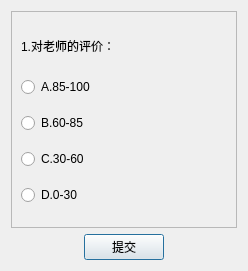
<?xml version="1.0" encoding="UTF-8"?>
<ui version="4.0">
 <class>Evalute</class>
 <widget class="QDialog" name="Evalute">
  <property name="geometry">
   <rect>
    <x>0</x>
    <y>0</y>
    <width>248</width>
    <height>271</height>
   </rect>
  </property>
  <property name="windowTitle">
   <string>Dialog</string>
  </property>
  <property name="modal">
   <bool>true</bool>
  </property>
  <layout class="QGridLayout" name="gridLayout_2">
   <item row="1" column="0">
    <spacer name="horizontalSpacer">
     <property name="orientation">
      <enum>Qt::Horizontal</enum>
     </property>
     <property name="sizeHint" stdset="0">
      <size>
       <width>67</width>
       <height>20</height>
      </size>
     </property>
    </spacer>
   </item>
   <item row="1" column="1">
    <widget class="QPushButton" name="pushButtonSubmit">
     <property name="text">
      <string>提交</string>
     </property>
    </widget>
   </item>
   <item row="1" column="2">
    <spacer name="horizontalSpacer_2">
     <property name="orientation">
      <enum>Qt::Horizontal</enum>
     </property>
     <property name="sizeHint" stdset="0">
      <size>
       <width>67</width>
       <height>20</height>
      </size>
     </property>
    </spacer>
   </item>
   <item row="0" column="0" colspan="3">
    <widget class="QScrollArea" name="scrollArea">
     <property name="widgetResizable">
      <bool>true</bool>
     </property>
     <widget class="QWidget" name="scrollAreaWidgetContents">
      <property name="geometry">
       <rect>
        <x>0</x>
        <y>0</y>
        <width>222</width>
        <height>209</height>
       </rect>
      </property>
      <layout class="QGridLayout" name="gridLayout">
       <item row="0" column="0">
        <widget class="QLabel" name="label_2">
         <property name="maximumSize">
          <size>
           <width>16777215</width>
           <height>30</height>
          </size>
         </property>
         <property name="text">
          <string>1.对老师的评价：</string>
         </property>
        </widget>
       </item>
       <item row="1" column="0">
        <widget class="QRadioButton" name="radioButtonA">
         <property name="text">
          <string>A.85-100</string>
         </property>
        </widget>
       </item>
       <item row="2" column="0">
        <widget class="QRadioButton" name="radioButtonB">
         <property name="text">
          <string>B.60-85</string>
         </property>
        </widget>
       </item>
       <item row="3" column="0">
        <widget class="QRadioButton" name="radioButtonC">
         <property name="text">
          <string>C.30-60</string>
         </property>
        </widget>
       </item>
       <item row="4" column="0">
        <widget class="QRadioButton" name="radioButtonD">
         <property name="text">
          <string>D.0-30</string>
         </property>
        </widget>
       </item>
      </layout>
     </widget>
    </widget>
   </item>
  </layout>
 </widget>
 <resources/>
 <connections/>
</ui>
